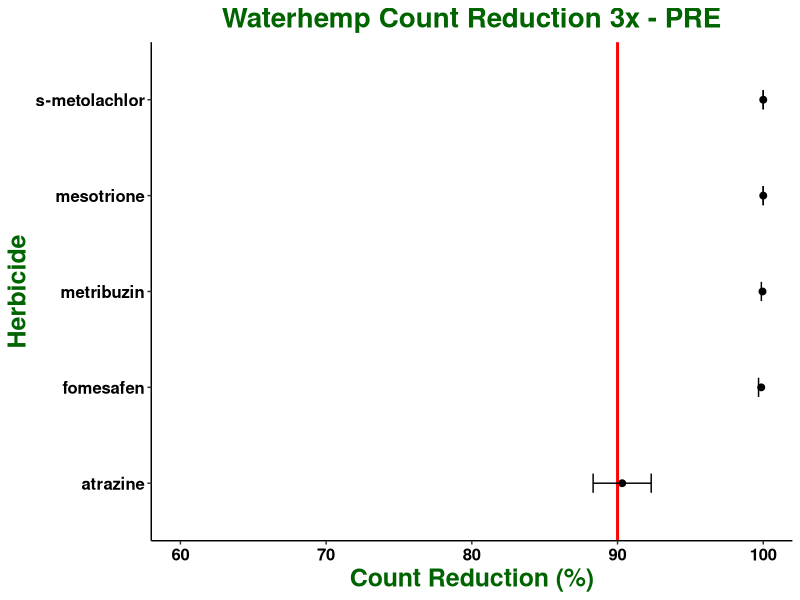

The R source for this figure: (Note: this script raises an error after producing the figure.)
## ---- chunk 1

knitr::opts_chunk$set(echo = TRUE)
library(ggplot2)

## ---- chunk 2

waterhemp <- read.csv("All PRE_Reduction_3x.csv")

str(waterhemp)

waterhemp$run <- as.factor(waterhemp$run)

waterhemp$pop <- as.factor(waterhemp$pop)

waterhemp$herb <- as.factor(waterhemp$herb)

waterhemp$rate <- as.factor(waterhemp$rate)

waterhemp$rep <- as.factor(waterhemp$rep)

str(waterhemp)

## ---- chunk 3

## Summarizes data.
## Gives count, mean, standard deviation, standard error of the mean, and confidence interval (default 95%).
##   data: a data frame.
##   measurevar: the name of a column that contains the variable to be summarized
##   groupvars: a vector containing names of columns that contain grouping variables
##   na.rm: a boolean that indicates whether to ignore NA's
##   conf.interval: the percent range of the confidence interval (default is 95%)
summarySE <- function(data=NULL, measurevar, groupvars=NULL, na.rm=TRUE,
                      conf.interval=.95, .drop=TRUE) {
    library(plyr)

    # New version of length which can handle NA's: if na.rm==T, don't count them
    length2 <- function (x, na.rm=TRUE) {
        if (na.rm) sum(!is.na(x))
        else       length(x)
    }

    # This does the summary. For each group's data frame, return a vector with
    # N, mean, and sd
    datac <- ddply(data, groupvars, .drop=.drop,
      .fun = function(xx, col) {
        c(N    = length2(xx[[col]], na.rm=na.rm),
          mean = mean   (xx[[col]], na.rm=na.rm),
          sd   = sd     (xx[[col]], na.rm=na.rm)
        )
      },
      measurevar
    )

    # Rename the "mean" column    
    datac <- rename(datac, c("mean" = measurevar))

    datac$se <- datac$sd / sqrt(datac$N)  # Calculate standard error of the mean

    # Confidence interval multiplier for standard error
    # Calculate t-statistic for confidence interval: 
    # e.g., if conf.interval is .95, use .975 (above/below), and use df=N-1
    ciMult <- qt(conf.interval/2 + .5, datac$N-1)
    datac$ci <- datac$se * ciMult

    return(datac)
}

## ---- chunk 4

summary <- summarySE(waterhemp, measurevar = "count_red", groupvars = "herb")

summary

## ---- chunk 5

ggplot(summary, aes(x = count_red*100, y = reorder(herb, count_red))) + xlim(60, 100) +
  geom_point(size = 2) + 
  geom_vline(xintercept = 90, size = 1, colour = "red") +
  geom_errorbar(aes(xmin = (count_red*100) - (ci*100), xmax = (count_red*100) + (ci*100), width = 0.2)) + 
  labs(title = "Waterhemp Count Reduction 3x - PRE", x = "Count Reduction (%)", y = "Herbicide") + 
  theme_classic() + 
  theme (plot.title = element_text(face = "bold", hjust = 0.5, size = 20, colour = "darkgreen"), 
         axis.title = element_text(face = "bold", size = 18, colour = "darkgreen"), 
         axis.text = element_text(face = "bold", size = 12, colour = "black")) +
  ggsave("All PRE 3x_RAW COUNTRED.jpeg", units="in", width=8, height=5, dpi=600)

